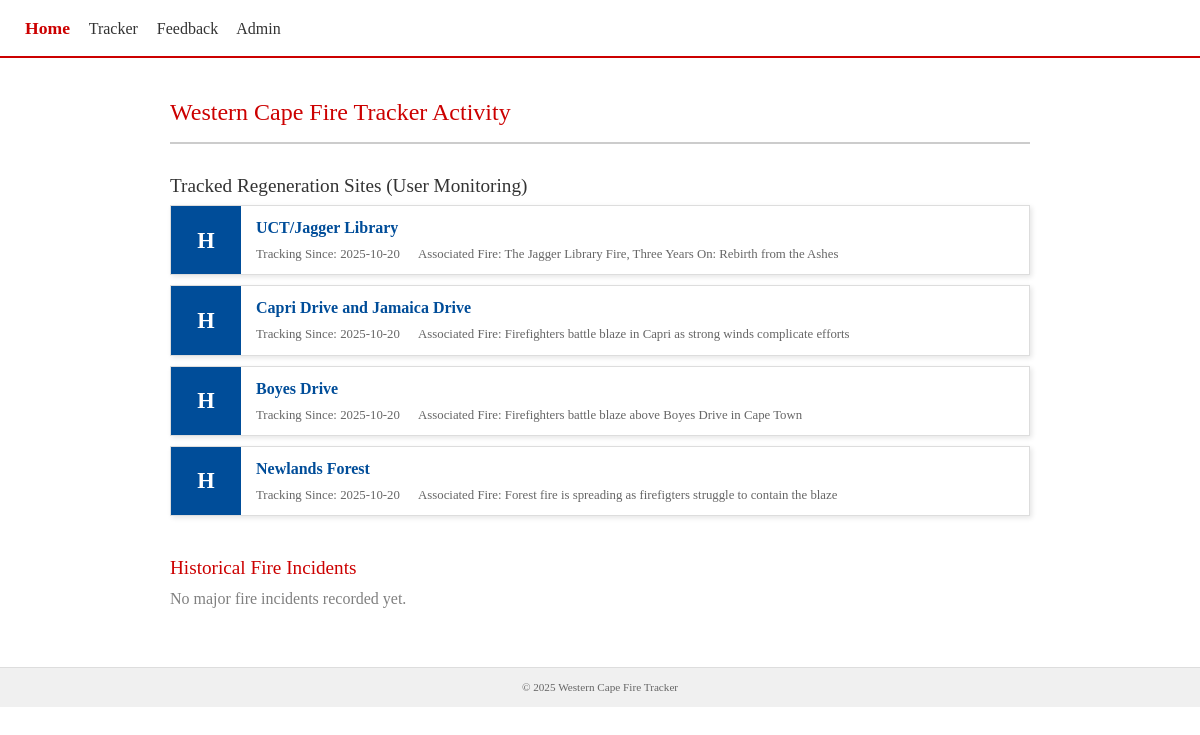
/tracker/, run on the app's committed database.
### tracker/models.py (models this page shows, shortened)
class RegenerationSite(models.Model):
        associated_fire = models.ForeignKey(
            FireIncident,
            on_delete=models.SET_NULL, # Keep the site record even if the fire record is deleted
            null=True,
            blank=True,
            related_name='regeneration_sites',
            verbose_name="Associated Fire Incident"
        )
        site_name = models.CharField(max_length=200, unique=True)
        latitude = models.DecimalField(max_digits=9, decimal_places=6)
        longitude = models.DecimalField(max_digits=9, decimal_places=6)
        description = models.TextField(verbose_name="Trail/Area Description")
        date_established = models.DateTimeField(auto_now_add=True)

class FireIncident(models.Model):
    title = models.CharField(max_length=200)
    location = models.CharField(max_length=200, blank=True)
    date = models.DateField(null=True, blank=True)
    description = models.TextField(blank=True)
    latitude = models.DecimalField(max_digits=9, decimal_places=6, null=True, blank=True)
    longitude = models.DecimalField(max_digits=9, decimal_places=6, null=True, blank=True)
    source_url = models.URLField(blank=True)
    status = models.CharField(max_length=50, blank=True)
    created_at = models.DateTimeField(auto_now_add=True)

### tracker/views.py (the view)
# urls.py: path('', views.incident_list, name='incident_list'),    # List view for all incidents
def incident_list(request):
    sites = RegenerationSite.objects.select_related('associated_fire').order_by('-date_established')
    context = {
        'sites': sites, # 💥 CHANGE 2: Change variable name to 'sites' to match the template loop
        'page_title': 'Tracked Regeneration Sites',
    }
    return render(request, 'tracker/list.html', context)

### tracker/templates/tracker/list.html
{% extends 'base.html' %}
{% load static %}
{% block content %}
<div class="main-list-wrapper" style="max-width: 900px; margin: 0 auto; padding: 20px;">
    <h1 style="color: #c00; border-bottom: 2px solid #ccc; padding-bottom: 15px; text-transform: capitalize; font-size: 1.5em;">
        Western Cape Fire Tracker Activity
    </h1>
    <h2 style="color: #333; font-size: 1.2em; margin-top: 30px;">
        Tracked Regeneration Sites (User Monitoring)
    </h2>
    {% if sites %}
        {% for site in sites %}
        <div data-id="{{ site.id }}" class="eqs" style="display: flex; border: 1px solid #ddd; margin-bottom: 10px; background: #fff; box-shadow: 2px 2px 5px rgba(0,0,0,0.1);">
            <div class="mag" style="
                background-color: #004d99; /* Use site primary color */
                color: #fff;
                width: 70px;
                display: flex;
                align-items: center;
                justify-content: center;
                font-size: 1.4em;
                font-weight: 700;
                padding: 10px 0;
            ">
                {% if site.associated_fire %}
                    {{ site.associated_fire.status|slice:":1"|upper }}
                {% else %}
                    N/A
                {% endif %}
            </div>
            <div class="eqinfo" style="padding: 10px 15px; flex-grow: 1;">
                <div class="p1">
                    <div class="reg" style="font-weight: 700; color: #333; font-size: 1em;">
                        <a href="{% url 'incident_detail' site.id %}" style="text-decoration: none; color: #004d99;">
                            {{ site.site_name }}
                        </a>
                    </div>
                </div>
                <div class="p2" style="font-size: 0.8em; color: #666; margin-top: 5px;">
                    <div class="dat" style="display: inline-block; margin-right: 15px;">
                        Tracking Since: {{ site.date_established|date:"Y-m-d" }}
                    </div>
                    <div class="dist" style="display: inline-block;">
                        Associated Fire: {{ site.associated_fire.title|default:'Unknown' }}
                    </div>
                </div>
            </div>
        </div>
        {% endfor %}
    {% else %}
        <p style="color: grey;">No regeneration sites are currently being tracked. Please add one in the Admin.</p>
    {% endif %}
    <h2 style="color: #c00; font-size: 1.2em; margin-top: 40px;">
        Historical Fire Incidents
    </h2>
    {% if incidents %}
        {% for incident in incidents %}
        <div class="incident-item" style="padding: 10px 0; border-bottom: 1px dashed #ddd;">
            <span style="color: #c00; font-weight: bold; margin-right: 10px;">{{ incident.date|date:"Y"|default:'N/A' }}</span>
            {{ incident.title }} ({{ incident.location|truncatechars:40 }})
        </div>
        {% endfor %}
    {% else %}
        <p style="color: grey;">No major fire incidents recorded yet.</p>
    {% endif %}
</div>
{% endblock content %}

### core/templates/base.html (shortened to what this page needs)
{% load static %}
<!DOCTYPE html>
<html lang="en">
<head>
   <link
      href="https://cdn.jsdelivr.net/npm/bootstrap@5.0.2/dist/css/bootstrap.min.css"
      rel="stylesheet"
      {% comment %} slider links {% endcomment %}
      href="https://cdn.jsdelivr.net/npm/bootstrap@5.0.2/dist/css/bootstrap.min.css"
      rel="stylesheet"
    />
  <link rel="stylesheet" href="https://cdnjs.cloudflare.com/ajax/libs/font-awesome/6.4.2/css/all.min.css">
    <link rel="stylesheet" href="{% static 'css/styles.css' %}">
</head>
<body style="font-family: 'SF Pro', Tahoma; background: #f0f0f0; margin: 0; padding: 0; min-height: 100vh;">
  <div id="wrapper" style="max-width: 1400px; margin: 0 auto; background-color: #fff; min-height: 100vh; box-shadow: 0 0 10px rgba(0,0,0,0.1);">
    <header style="padding: 15px 25px; border-bottom: 2px solid #c00; background-color: #fff;">
      <nav id="menu">
        <a href="{% url 'home' %}" style="color: #c00; font-weight: 700; text-decoration: none; margin-right: 15px; font-size: 1.1em;">Home</a>
        <a href="{% url 'incident_list' %}" style="color: #333; text-decoration: none; margin-right: 15px;">Tracker</a>
        <a href="{% url 'feedback:feedback' %}" style="color: #333; text-decoration: none; margin-right: 15px;">Feedback</a>
        <a href="/admin/" style="color: #333; text-decoration: none;">Admin</a>
      </nav>
    </header>
    <main style="padding: 20px;">
      {% block content %}{% endblock content %}
    </main>
    <footer style="padding: 10px 20px; text-align: center; background-color: #f0f0f0; border-top: 1px solid #ddd; font-size: 0.8em; color: #666;">
      <small>© 2025 Western Cape Fire Tracker</small>
    </footer>
  </div>
</body>
</html>

### static/css/styles.css (style rules this page uses)
body { font-family: system-ui, sans-serif; margin: 20px; }
header nav a { margin-right: 10px; }

### data on the page
RegenerationSite: associated_fire.status "H", site_name "UCT/Jagger Library", date_established "2025-10-20", associated_fire "The Jagger Library Fire, Three Years On: Rebirth from the Ashes"
RegenerationSite: associated_fire.status "H", site_name "Capri Drive and Jamaica Drive", date_established "2025-10-20", associated_fire "Firefighters battle blaze in Capri as strong winds complicate efforts"
RegenerationSite: associated_fire.status "H", site_name "Boyes Drive", date_established "2025-10-20", associated_fire "Firefighters battle blaze above Boyes Drive in Cape Town"
RegenerationSite: associated_fire.status "H", site_name "Newlands Forest", date_established "2025-10-20", associated_fire "Forest fire is spreading as firefigters struggle to contain the blaze"
